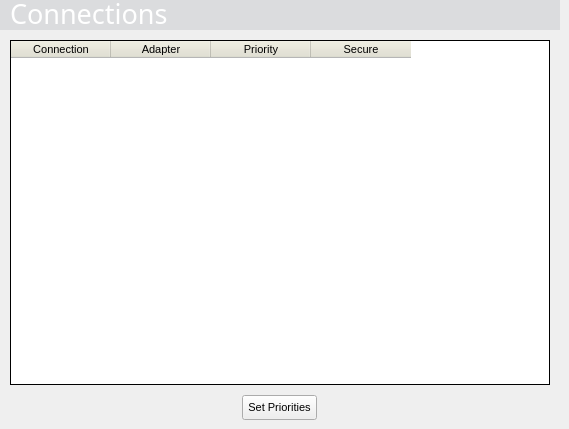
    <widget class="QWidget" name="connList" >
     <widget class="QFrame" name="ConnectionsTableHeaderFrame" >
      <property name="geometry" >
       <rect>
        <x>0</x>
        <y>0</y>
        <width>560</width>
        <height>30</height>
       </rect>
      </property>
      <property name="minimumSize" >
       <size>
        <width>560</width>
        <height>30</height>
       </size>
      </property>
      <property name="maximumSize" >
       <size>
        <width>560</width>
        <height>30</height>
       </size>
      </property>
      <property name="palette" >
       <palette>
        <active>
         <colorrole role="Base" >
          <brush brushstyle="SolidPattern" >
           <color alpha="255" >
            <red>255</red>
            <green>255</green>
            <blue>255</blue>
           </color>
          </brush>
         </colorrole>
         <colorrole role="Window" >
          <brush brushstyle="SolidPattern" >
           <color alpha="255" >
            <red>219</red>
            <green>220</green>
            <blue>222</blue>
           </color>
          </brush>
         </colorrole>
        </active>
        <inactive>
         <colorrole role="Base" >
          <brush brushstyle="SolidPattern" >
           <color alpha="255" >
            <red>255</red>
            <green>255</green>
            <blue>255</blue>
           </color>
          </brush>
         </colorrole>
         <colorrole role="Window" >
          <brush brushstyle="SolidPattern" >
           <color alpha="255" >
            <red>219</red>
            <green>220</green>
            <blue>222</blue>
           </color>
          </brush>
         </colorrole>
        </inactive>
        <disabled>
         <colorrole role="Base" >
          <brush brushstyle="SolidPattern" >
           <color alpha="255" >
            <red>219</red>
            <green>220</green>
            <blue>222</blue>
           </color>
          </brush>
         </colorrole>
         <colorrole role="Window" >
          <brush brushstyle="SolidPattern" >
           <color alpha="255" >
            <red>219</red>
            <green>220</green>
            <blue>222</blue>
           </color>
          </brush>
         </colorrole>
        </disabled>
       </palette>
      </property>
      <property name="autoFillBackground" >
       <bool>true</bool>
      </property>
      <property name="frameShape" >
       <enum>QFrame::NoFrame</enum>
      </property>
      <property name="frameShadow" >
       <enum>QFrame::Plain</enum>
      </property>
      <property name="lineWidth" >
       <number>0</number>
      </property>
      <widget class="QLabel" name="ConnectionsTableHeaderText" >
       <property name="geometry" >
        <rect>
         <x>10</x>
         <y>-5</y>
         <width>480</width>
         <height>35</height>
        </rect>
       </property>
       <property name="minimumSize" >
        <size>
         <width>480</width>
         <height>35</height>
        </size>
       </property>
       <property name="maximumSize" >
        <size>
         <width>480</width>
         <height>35</height>
        </size>
       </property>
       <property name="palette" >
        <palette>
         <active>
          <colorrole role="WindowText" >
           <brush brushstyle="SolidPattern" >
            <color alpha="255" >
             <red>255</red>
             <green>255</green>
             <blue>255</blue>
            </color>
           </brush>
          </colorrole>
         </active>
         <inactive>
          <colorrole role="WindowText" >
           <brush brushstyle="SolidPattern" >
            <color alpha="255" >
             <red>255</red>
             <green>255</green>
             <blue>255</blue>
            </color>
           </brush>
          </colorrole>
         </inactive>
         <disabled>
          <colorrole role="WindowText" >
           <brush brushstyle="SolidPattern" >
            <color alpha="255" >
             <red>119</red>
             <green>119</green>
             <blue>119</blue>
            </color>
           </brush>
          </colorrole>
         </disabled>
        </palette>
       </property>
       <property name="font" >
        <font>
         <family>Utah MT</family>
         <pointsize>20</pointsize>
         <weight>50</weight>
         <bold>false</bold>
        </font>
       </property>
       <property name="lineWidth" >
        <number>0</number>
       </property>
       <property name="text" >
        <string>Connections</string>
       </property>
       <property name="alignment" >
        <set>Qt::AlignLeading|Qt::AlignLeft|Qt::AlignTop</set>
       </property>
       <property name="indent" >
        <number>0</number>
       </property>
      </widget>
     </widget>
     <widget class="QPushButton" name="priorityButton" >
      <property name="geometry" >
       <rect>
        <x>242</x>
        <y>395</y>
        <width>75</width>
        <height>25</height>
       </rect>
      </property>
      <property name="minimumSize" >
       <size>
        <width>75</width>
        <height>25</height>
       </size>
      </property>
      <property name="maximumSize" >
       <size>
        <width>75</width>
        <height>25</height>
       </size>
      </property>
      <property name="font" >
       <font>
        <pointsize>8</pointsize>
       </font>
      </property>
      <property name="text" >
       <string>Set Priorities</string>
      </property>
     </widget>
     <widget class="QTableWidget" name="connectionTable" >
      <property name="geometry" >
       <rect>
        <x>10</x>
        <y>40</y>
        <width>540</width>
        <height>345</height>
       </rect>
      </property>
      <property name="minimumSize" >
       <size>
        <width>540</width>
        <height>280</height>
       </size>
      </property>
      <property name="maximumSize" >
       <size>
        <width>540</width>
        <height>500</height>
       </size>
      </property>
      <property name="palette" >
       <palette>
        <active>
         <colorrole role="Button" >
          <brush brushstyle="SolidPattern" >
           <color alpha="255" >
            <red>227</red>
            <green>226</green>
            <blue>210</blue>
           </color>
          </brush>
         </colorrole>
         <colorrole role="Base" >
          <brush brushstyle="SolidPattern" >
           <color alpha="255" >
            <red>255</red>
            <green>255</green>
            <blue>255</blue>
           </color>
          </brush>
         </colorrole>
         <colorrole role="Window" >
          <brush brushstyle="SolidPattern" >
           <color alpha="255" >
            <red>255</red>
            <green>255</green>
            <blue>255</blue>
           </color>
          </brush>
         </colorrole>
        </active>
        <inactive>
         <colorrole role="Button" >
          <brush brushstyle="SolidPattern" >
           <color alpha="255" >
            <red>227</red>
            <green>226</green>
            <blue>210</blue>
           </color>
          </brush>
         </colorrole>
         <colorrole role="Base" >
          <brush brushstyle="SolidPattern" >
           <color alpha="255" >
            <red>255</red>
            <green>255</green>
            <blue>255</blue>
           </color>
          </brush>
         </colorrole>
         <colorrole role="Window" >
          <brush brushstyle="SolidPattern" >
           <color alpha="255" >
            <red>255</red>
            <green>255</green>
            <blue>255</blue>
           </color>
          </brush>
         </colorrole>
        </inactive>
        <disabled>
         <colorrole role="Button" >
          <brush brushstyle="SolidPattern" >
           <color alpha="255" >
            <red>227</red>
            <green>226</green>
            <blue>210</blue>
           </color>
          </brush>
         </colorrole>
         <colorrole role="Base" >
          <brush brushstyle="SolidPattern" >
           <color alpha="255" >
            <red>255</red>
            <green>255</green>
            <blue>255</blue>
           </color>
          </brush>
         </colorrole>
         <colorrole role="Window" >
          <brush brushstyle="SolidPattern" >
           <color alpha="255" >
            <red>255</red>
            <green>255</green>
            <blue>255</blue>
           </color>
          </brush>
         </colorrole>
        </disabled>
       </palette>
      </property>
      <property name="font" >
       <font>
        <pointsize>8</pointsize>
       </font>
      </property>
      <property name="autoFillBackground" >
       <bool>true</bool>
      </property>
      <property name="frameShape" >
       <enum>QFrame::Box</enum>
      </property>
      <property name="frameShadow" >
       <enum>QFrame::Plain</enum>
      </property>
      <property name="showDropIndicator" stdset="0" >
       <bool>false</bool>
      </property>
      <property name="selectionMode" >
       <enum>QAbstractItemView::SingleSelection</enum>
      </property>
      <property name="selectionBehavior" >
       <enum>QAbstractItemView::SelectRows</enum>
      </property>
      <property name="sortingEnabled" >
       <bool>true</bool>
      </property>
      <column>
       <property name="text" >
        <string>Connection</string>
       </property>
      </column>
      <column>
       <property name="text" >
        <string>Adapter</string>
       </property>
      </column>
      <column>
       <property name="text" >
        <string>Priority</string>
       </property>
      </column>
      <column>
       <property name="text" >
        <string>Secure</string>
       </property>
      </column>
     </widget>
    </widget>
